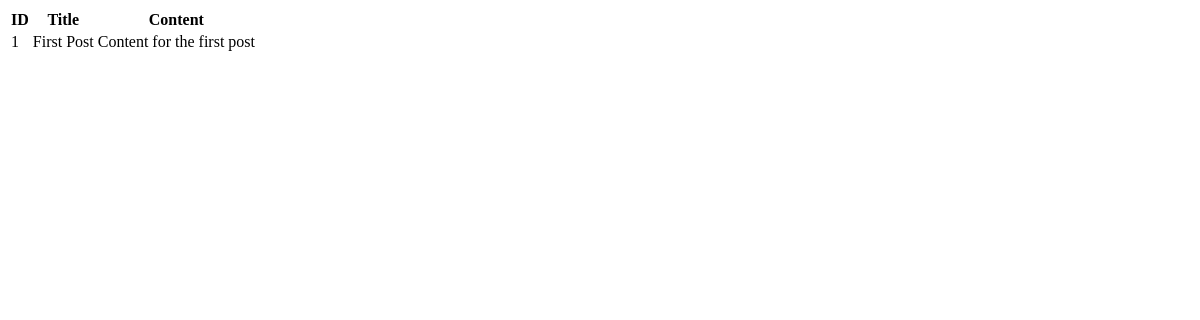
Before: /post-table with the older database file.
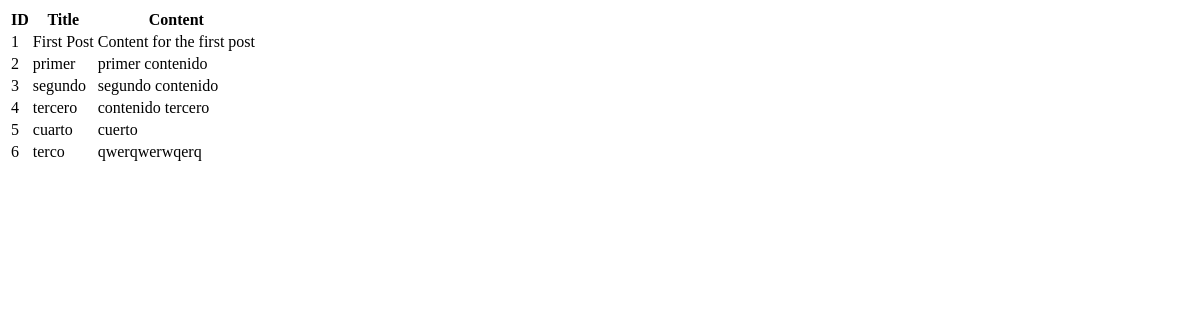
After: the same page with the newer database file.
### tables this page shows
CREATE TABLE posts (
    id INTEGER PRIMARY KEY AUTOINCREMENT,
    created TIMESTAMP NOT NULL DEFAULT CURRENT_TIMESTAMP,
    title TEXT NOT NULL,
    content TEXT NOT NULL
);

### main.py (the view)
@app.get("/post-table", response_class=HTMLResponse)
def get_post_table(request: Request):  # Add request for Jinja
    with get_db_connection() as conn:
        posts = conn.execute("SELECT * FROM posts").fetchall()
    return templates.TemplateResponse(
        request, "partials/table.html", context={"posts": posts}
    )

### templates/partials/table.html
{% if posts %}
<table class="table table-bordered table-hover">
  <thead class="table-dark">
    <tr>
      <th>ID</th>
      <th>Title</th>
      <th>Content</th>
    </tr>
  </thead>
  <tbody>
    {% for post in posts %}
    <tr>
      <td>{{ post.id }}</td>
      <td>{{ post.title }}</td>
      <td>{{ post.content }}</td>
    </tr>
    {% endfor %}
  </tbody>
</table>
{% else %}
<p>No posts found.</p>
{% endif %}

Changed rows visible on the page:
added posts: id "2", title "primer", content "primer contenido"
added posts: id "3", title "segundo", content "segundo contenido"
added posts: id "4", title "tercero", content "contenido tercero"
added posts: id "5", title "cuarto", content "cuerto"
added posts: id "6", title "terco", content "qwerqwerwqerq"
